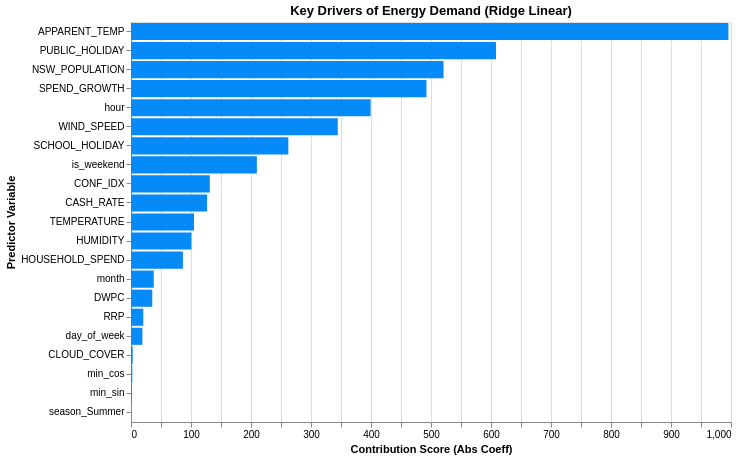
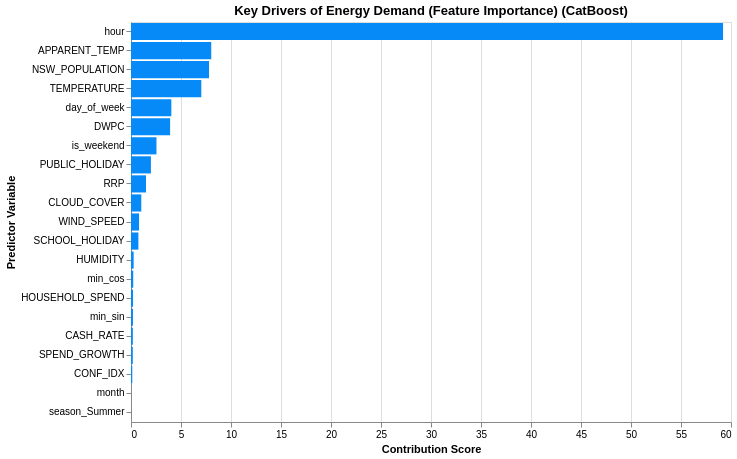
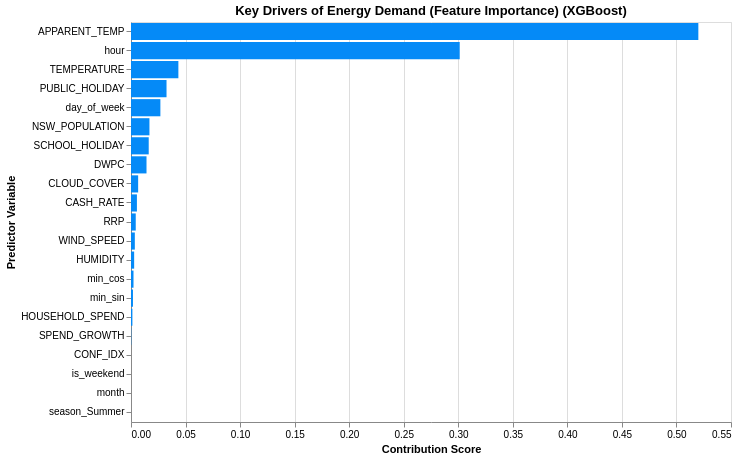

Notebook cell for these charts, in order:
### Code cell
import altair as alt

g_color = '#058af7'

## Ridge (Linear Regression)
lin_importance_df = pd.DataFrame({
    'Feature': X_train.columns,
    'Importance': np.abs(best_linear_model.coef_)
}).sort_values(by='Importance', ascending=False)

lin_importance_chart = alt.Chart(lin_importance_df).mark_bar(color=g_color).encode(
    x=alt.X('Importance:Q', title='Contribution Score (Abs Coeff)'),
    y=alt.Y('Feature:N', sort='-x', title='Predictor Variable'),
    tooltip=['Feature', 'Importance']
).properties(
    title='Key Drivers of Energy Demand (Ridge Linear)',
    width=600,
    height=400
)


## CatBoost
cat_importance_df = pd.DataFrame({
    'Feature': X_train.columns,
    'Importance': best_cat_model.get_feature_importance()
}).sort_values(by='Importance', ascending=False)

cat_importance_chart = alt.Chart(cat_importance_df).mark_bar(color=g_color).encode(
    x=alt.X('Importance:Q', title='Contribution Score'),
    y=alt.Y('Feature:N', sort='-x', title='Predictor Variable'),
    tooltip=['Feature', 'Importance']
).properties(
    title='Key Drivers of Energy Demand (Feature Importance) (CatBoost)',
    width=600,
    height=400
)

## XGBoost
xgb_importance_df = pd.DataFrame({
    'Feature': X_train.columns,
    'Importance': best_xgb_model.feature_importances_ 
}).sort_values(by='Importance', ascending=False)

xgb_importance_chart = alt.Chart(xgb_importance_df).mark_bar(color=g_color).encode(
    x=alt.X('Importance:Q', title='Contribution Score'),
    y=alt.Y('Feature:N', sort='-x', title='Predictor Variable'),
    tooltip=['Feature', 'Importance']
).properties(
    title='Key Drivers of Energy Demand (Feature Importance) (XGBoost)',
    width=600,
    height=400
)

lin_importance_chart.save('./figs/lin_imp_chart.png')

display(lin_importance_chart)
display(cat_importance_chart);display(xgb_importance_chart)

### Figure 1 — Vega-Lite specification as saved in the notebook (floating-point values rounded to 4 significant figures)
{"config": {"view": {"continuousWidth": 300, "continuousHeight": 300}}, "data": {"name": "data-e1c6959c8d95eabe8f5446bdd052e3b3"}, "mark": {"type": "bar", "color": "#058af7"}, "encoding": {"tooltip": [{"field": "Feature", "type": "nominal"}, {"field": "Importance", "type": "quantitative"}], "x": {"field": "Importance", "title": "Contribution Score (Abs Coeff)", "type": "quantitative"}, "y": {"field": "Feature", "sort": "-x", "title": "Predictor Variable", "type": "nominal"}}, "height": 400, "title": "Key Drivers of Energy Demand (Ridge Linear)", "width": 600, "$schema": "https://vega.github.io/schema/vega-lite/v6.4.1.json", "datasets": {"data-e1c6959c8d95eabe8f5446bdd052e3b3": [{"Feature": "APPARENT_TEMP", "Importance": 995.6}, {"Feature": "PUBLIC_HOLIDAY", "Importance": 608.3}, {"Feature": "NSW_POPULATION", "Importance": 520.9}, {"Feature": "SPEND_GROWTH", "Importance": 492.4}, {"Feature": "hour", "Importance": 399.3}, {"Feature": "WIND_SPEED", "Importance": 344.6}, {"Feature": "SCHOOL_HOLIDAY", "Importance": 262.2}, {"Feature": "is_weekend", "Importance": 209.8}, {"Feature": " CONF_IDX", "Importance": 131.3}, {"Feature": "CASH_RATE", "Importance": 126.8}, {"Feature": "TEMPERATURE", "Importance": 105.0}, {"Feature": "HUMIDITY", "Importance": 100.6}, {"Feature": "HOUSEHOLD_SPEND", "Importance": 86.51}, {"Feature": "month", "Importance": 37.91}, {"Feature": "DWPC", "Importance": 35.47}, {"Feature": "RRP", "Importance": 20.5}, {"Feature": "day_of_week", "Importance": 18.97}, {"Feature": "CLOUD_COVER", "Importance": 2.819}, {"Feature": "min_cos", "Importance": 2.166}, {"Feature": "min_sin", "Importance": 1.441}, {"Feature": "season_Summer", "Importance": 0.0}]}}

### Figure 2 — Vega-Lite specification as saved in the notebook (floating-point values rounded to 4 significant figures)
{"config": {"view": {"continuousWidth": 300, "continuousHeight": 300}}, "data": {"name": "data-432ae686ba8a2aa99019af1689c9c09e"}, "mark": {"type": "bar", "color": "#058af7"}, "encoding": {"tooltip": [{"field": "Feature", "type": "nominal"}, {"field": "Importance", "type": "quantitative"}], "x": {"field": "Importance", "title": "Contribution Score", "type": "quantitative"}, "y": {"field": "Feature", "sort": "-x", "title": "Predictor Variable", "type": "nominal"}}, "height": 400, "title": "Key Drivers of Energy Demand (Feature Importance) (CatBoost)", "width": 600, "$schema": "https://vega.github.io/schema/vega-lite/v6.4.1.json", "datasets": {"data-432ae686ba8a2aa99019af1689c9c09e": [{"Feature": "hour", "Importance": 59.2}, {"Feature": "APPARENT_TEMP", "Importance": 8.024}, {"Feature": "NSW_POPULATION", "Importance": 7.801}, {"Feature": "TEMPERATURE", "Importance": 7.03}, {"Feature": "day_of_week", "Importance": 4.033}, {"Feature": "DWPC", "Importance": 3.91}, {"Feature": "is_weekend", "Importance": 2.547}, {"Feature": "PUBLIC_HOLIDAY", "Importance": 1.991}, {"Feature": "RRP", "Importance": 1.501}, {"Feature": "CLOUD_COVER", "Importance": 1.028}, {"Feature": "WIND_SPEED", "Importance": 0.8049}, {"Feature": "SCHOOL_HOLIDAY", "Importance": 0.738}, {"Feature": "HUMIDITY", "Importance": 0.2659}, {"Feature": "min_cos", "Importance": 0.2229}, {"Feature": "HOUSEHOLD_SPEND", "Importance": 0.2047}, {"Feature": "min_sin", "Importance": 0.1978}, {"Feature": "CASH_RATE", "Importance": 0.1856}, {"Feature": "SPEND_GROWTH", "Importance": 0.1804}, {"Feature": " CONF_IDX", "Importance": 0.1298}, {"Feature": "month", "Importance": 0.0}, {"Feature": "season_Summer", "Importance": 0.0}]}}

### Figure 3 — Vega-Lite specification as saved in the notebook (floating-point values rounded to 4 significant figures)
{"config": {"view": {"continuousWidth": 300, "continuousHeight": 300}}, "data": {"name": "data-dc3507a0d708f1c25d85695f9e38ddc9"}, "mark": {"type": "bar", "color": "#058af7"}, "encoding": {"tooltip": [{"field": "Feature", "type": "nominal"}, {"field": "Importance", "type": "quantitative"}], "x": {"field": "Importance", "title": "Contribution Score", "type": "quantitative"}, "y": {"field": "Feature", "sort": "-x", "title": "Predictor Variable", "type": "nominal"}}, "height": 400, "title": "Key Drivers of Energy Demand (Feature Importance) (XGBoost)", "width": 600, "$schema": "https://vega.github.io/schema/vega-lite/v6.4.1.json", "datasets": {"data-dc3507a0d708f1c25d85695f9e38ddc9": [{"Feature": "APPARENT_TEMP", "Importance": 0.5201}, {"Feature": "hour", "Importance": 0.3013}, {"Feature": "TEMPERATURE", "Importance": 0.04343}, {"Feature": "PUBLIC_HOLIDAY", "Importance": 0.03257}, {"Feature": "day_of_week", "Importance": 0.02693}, {"Feature": "NSW_POPULATION", "Importance": 0.0169}, {"Feature": "SCHOOL_HOLIDAY", "Importance": 0.01624}, {"Feature": "DWPC", "Importance": 0.01422}, {"Feature": "CLOUD_COVER", "Importance": 0.00655}, {"Feature": "CASH_RATE", "Importance": 0.005423}, {"Feature": "RRP", "Importance": 0.004345}, {"Feature": "WIND_SPEED", "Importance": 0.003509}, {"Feature": "HUMIDITY", "Importance": 0.002882}, {"Feature": "min_cos", "Importance": 0.002296}, {"Feature": "min_sin", "Importance": 0.001803}, {"Feature": "HOUSEHOLD_SPEND", "Importance": 0.001287}, {"Feature": "SPEND_GROWTH", "Importance": 0.0002366}, {"Feature": " CONF_IDX", "Importance": 0.0}, {"Feature": "is_weekend", "Importance": 0.0}, {"Feature": "month", "Importance": 0.0}, {"Feature": "season_Summer", "Importance": 0.0}]}}
